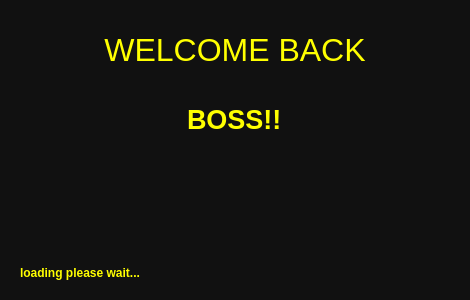
<?xml version="1.0" encoding="UTF-8"?>
<ui version="4.0">
 <class>WelcomereceptionistDialog</class>
 <widget class="QDialog" name="WelcomereceptionistDialog">
  <property name="geometry">
   <rect>
    <x>0</x>
    <y>0</y>
    <width>466</width>
    <height>300</height>
   </rect>
  </property>
  <property name="windowTitle">
   <string>WELCOME BOSS!!</string>
  </property>
  <property name="windowIcon">
   <iconset>
    <normalon>:/icons/FILES/LOGO.png</normalon>
   </iconset>
  </property>
  <property name="styleSheet">
   <string notr="true">background-color:#111111;</string>
  </property>
  <layout class="QVBoxLayout" name="verticalLayout">
   <item>
    <widget class="QWidget" name="widget" native="true">
     <layout class="QVBoxLayout" name="verticalLayout_2">
      <item>
       <widget class="QLabel" name="label">
        <property name="text">
         <string>&lt;html&gt;&lt;head/&gt;&lt;body&gt;&lt;p&gt;&lt;span style=&quot; font-size:24pt; color:#ffff00;&quot;&gt;WELCOME BACK&lt;/span&gt;&lt;/p&gt;&lt;/body&gt;&lt;/html&gt;</string>
        </property>
        <property name="alignment">
         <set>Qt::AlignCenter</set>
        </property>
       </widget>
      </item>
      <item alignment="Qt::AlignHCenter">
       <widget class="QLabel" name="label_3">
        <property name="text">
         <string>&lt;html&gt;&lt;head/&gt;&lt;body&gt;&lt;p&gt;&lt;span style=&quot; font-size:20pt; font-weight:600; color:#ffff00;&quot;&gt;BOSS!!&lt;/span&gt;&lt;/p&gt;&lt;/body&gt;&lt;/html&gt;</string>
        </property>
       </widget>
      </item>
      <item>
       <widget class="QLabel" name="expressionLabel">
        <property name="text">
         <string/>
        </property>
        <property name="alignment">
         <set>Qt::AlignCenter</set>
        </property>
       </widget>
      </item>
      <item>
       <widget class="QLabel" name="label_2">
        <property name="minimumSize">
         <size>
          <width>430</width>
          <height>55</height>
         </size>
        </property>
        <property name="maximumSize">
         <size>
          <width>430</width>
          <height>55</height>
         </size>
        </property>
        <property name="text">
         <string>&lt;html&gt;&lt;head/&gt;&lt;body&gt;&lt;p&gt;&lt;span style=&quot; font-weight:600; color:#ffff00;&quot;&gt;loading please wait...&lt;/span&gt;&lt;/p&gt;&lt;/body&gt;&lt;/html&gt;</string>
        </property>
        <property name="alignment">
         <set>Qt::AlignBottom|Qt::AlignLeading|Qt::AlignLeft</set>
        </property>
       </widget>
      </item>
     </layout>
    </widget>
   </item>
  </layout>
 </widget>
 <resources/>
 <connections/>
</ui>
